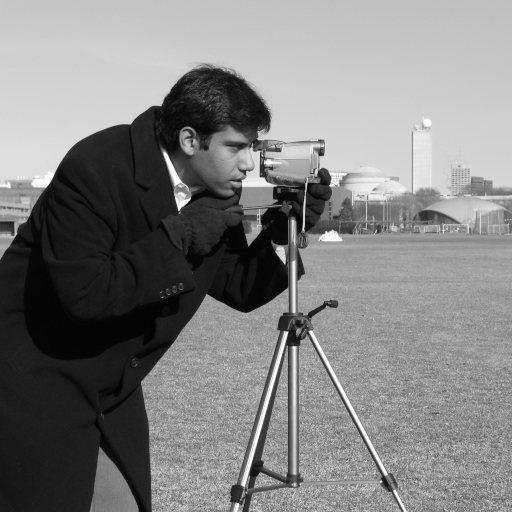
#> input picture skimage.data.camera(), 512 x 512 px
$ python bsd300.py
#> lines starting #> are read from the running program, lines starting #| are printed output that depends on the picture
### src/python/data_input.py
import numpy as np
from skimage import data, color, img_as_float

def load_image():
    img = data.camera()              # standard test image
#> img is the input picture: shape (512, 512); min 0, max 255, mean 129.1
    img = img_as_float(img)
    return img

### src/python/baseline_pseudoinverse.py
import numpy as np
from numpy.linalg import svd

def build_convolution_matrix(kernel, patch_size):
#> called with kernel = array of shape (9, 9), patch_size = 16
    k = kernel.shape[0]
#> k = 9
    p = patch_size
    A = np.zeros((p*p, p*p))

    pad = k // 2
#> pad = 4
    kernel_padded = np.zeros((p, p))
    kernel_padded[:k, :k] = kernel

    for i in range(p*p):
        basis = np.zeros((p, p))
        basis.flat[i] = 1.0
        conv = np.fft.ifft2(
            np.fft.fft2(basis) * np.fft.fft2(kernel_padded)
        ).real
        A[:, i] = conv.flatten()

    return A

def pseudoinverse_reconstruction(A, y):
    U, S, Vt = svd(A, full_matrices=False)
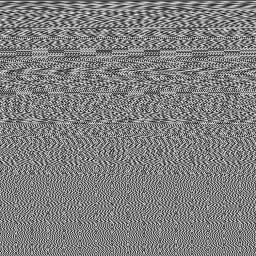
#> Vt: shape (256, 256) float64; min -0.177, max 0.177, mean -0.000244; drawn with min black and max white
#> S = 256 values, max 1 at index 0, min 1.9e-05 at index 255, mean 0.0434
    S_inv = np.diag(1 / S)
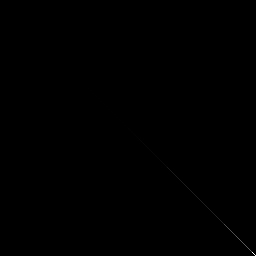
#> S_inv: shape (256, 256) float64; min 0, max 52602.1, mean 17.3; drawn with min black and max white
    x_hat = Vt.T @ S_inv @ U.T @ y
#> x_hat = 256 values, max 204.5 at index 53, min -212.3 at index 227, mean 0.835
    return x_hat, S

from data_input import load_image
from forward_model import forward_blur
from baseline_pseudoinverse import build_convolution_matrix, pseudoinverse_reconstruction

img = load_image()
patch = img[100:116, 100:116]   # 16×16 patch

y_img, kernel = forward_blur(patch)
A = build_convolution_matrix(kernel, patch.shape[0])

x_hat, singular_values = pseudoinverse_reconstruction(A, y_img.flatten())
#> singular_values has the same summary as S in pseudoinverse_reconstruction

### src/python/bsds300_loader.py
import os
import numpy as np
from skimage import io, img_as_float

def load_random_patch(bsds_path, patch_size=16):
#> called with patch_size = 16
    files = [f for f in os.listdir(bsds_path) if f.endswith(('.jpg', '.png'))]
    img_file = np.random.choice(files)

    img = img_as_float(io.imread(os.path.join(bsds_path, img_file), as_gray=True))
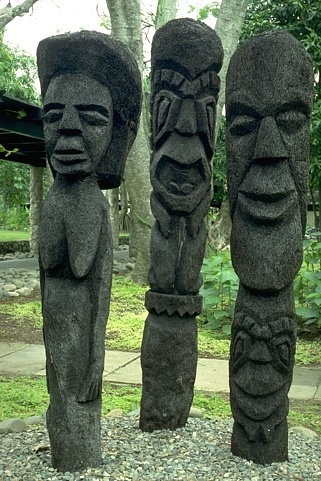
#> input picture data/BSDS300/images/test/101085.jpg, 321 x 481 px, found by its file name
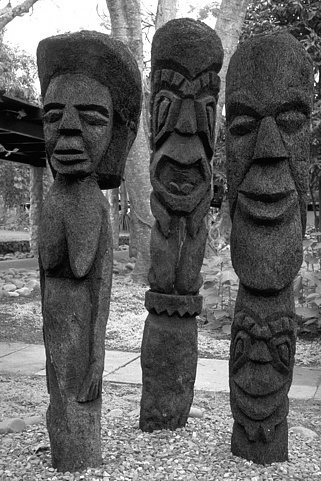
#> img: shape (481, 321) float64; min 0, max 1, mean 0.384
    h, w = img.shape
#> h = 481; w = 321

    i = np.random.randint(0, h - patch_size)
#> i = 107
    j = np.random.randint(0, w - patch_size)
#> j = 7

    return img[i:i+patch_size, j:j+patch_size]

### src/python/tikhonov.py
import numpy as np

def tikhonov_reconstruction(A, y, lam):
    """
    Solves Tikhonov-regularized inverse problem:
        min ||Ax - y||^2 + lam ||x||^2

    Parameters
    ----------
    A : ndarray (m x n)
        Forward operator
    y : ndarray (m,)
        Observed data
    lam : float
        Regularization parameter (lambda)

    Returns
    -------
    x_lam : ndarray (n,)
        Regularized reconstruction
    """
    n = A.shape[1]
    ATA = A.T @ A
    ATy = A.T @ y

    x_lam = np.linalg.solve(ATA + lam * np.eye(n), ATy)
    return x_lam

### src/python/tikhonov_sweep.py
import numpy as np
from tikhonov import tikhonov_reconstruction

def sweep_lambda(A, y, x_true, lambdas):
    residual_norms = []
    solution_norms = []
    errors = []

    for lam in lambdas:
        x_lam = tikhonov_reconstruction(A, y, lam)

        residual_norms.append(np.linalg.norm(A @ x_lam - y))
        solution_norms.append(np.linalg.norm(x_lam))
        errors.append(np.linalg.norm(x_lam - x_true))

    return residual_norms, solution_norms, errors

### src/python/tsvd.py
import numpy as np

def tsvd_reconstruction(U, S, Vt, y, k):
    Uk = U[:, :k]
    Sk = S[:k]
    Vk = Vt[:k, :]

    x_k = Vk.T @ np.diag(1 / Sk) @ Uk.T @ y
    return x_k

### src/python/diagnostic_packager.py
import numpy as np

def package_diagnostics(
    singular_values,
    condition_number,
    tikh_errors,
    lambdas,
    tsvd_errors,
    ks
):
    """
    Packages inverse-problem diagnostics for LLM reasoning.
    """

    diagnostics = {}

    # Spectral diagnostics
    diagnostics["condition_number"] = float(condition_number)
    diagnostics["spectral_decay_ratio"] = float(
        singular_values[0] / singular_values[-1]
    )

    # Singular value decay pattern
    decay = np.log10(singular_values + 1e-12)
    diagnostics["singular_decay_trend"] = (
        "rapid" if decay[0] - decay[-1] > 4 else "moderate"
    )

    # Tikhonov diagnostics
    diagnostics["tikhonov"] = {
        "lambdas": lambdas.tolist(),
        "errors": tikh_errors,
        "best_lambda": float(lambdas[np.argmin(tikh_errors)])
    }

    # TSVD diagnostics
    diagnostics["tsvd"] = {
        "ks": list(ks),
        "errors": tsvd_errors,
        "best_k": int(ks[np.argmin(tsvd_errors)])
    }

    return diagnostics

### src/python/forward_model.py
import numpy as np
from scipy.signal import convolve2d

def gaussian_kernel(size=9, sigma=2):
    ax = np.linspace(-(size//2), size//2, size)
    xx, yy = np.meshgrid(ax, ax)
    kernel = np.exp(-(xx**2 + yy**2)/(2*sigma**2))
    kernel /= np.sum(kernel)
    return kernel

def forward_blur(image, noise_std=0.01):
    kernel = gaussian_kernel()
    blurred = convolve2d(image, kernel, mode='same', boundary='symm')
    noisy = blurred + noise_std * np.random.randn(*blurred.shape)
    return noisy, kernel

### src/python/llm_prompt.py
def build_llm_prompt(diagnostics):
    """
    Builds a structured prompt for LLM-based regularization selection.
    """

    prompt = f"""
You are an expert in numerical linear algebra and inverse problems.

You are given diagnostics of an ill-posed linear inverse problem Ax = y.

Diagnostics:
- Condition number: {diagnostics['condition_number']}
- Spectral decay trend: {diagnostics['singular_decay_trend']}
- Spectral decay ratio (sigma_max / sigma_min): {diagnostics['spectral_decay_ratio']}

Tikhonov regularization:
- Candidate lambdas tested
- Best lambda based on reconstruction error: {diagnostics['tikhonov']['best_lambda']}

TSVD regularization:
- Candidate truncation ranks tested
- Best k based on reconstruction error: {diagnostics['tsvd']['best_k']}

Task:
1. Decide which regularization method is more appropriate (Tikhonov or TSVD).
2. Select the corresponding parameter (lambda or k).
3. Justify your choice in terms of spectral stability and noise amplification.

Respond strictly in the following JSON format:

{{
  "method": "tikhonov or tsvd",
  "parameter": numeric_value,
  "justification": "short explanation"
}}
"""
    return prompt

### src/python/bsd300.py
import numpy as np
import matplotlib.pyplot as plt
from bsds300_loader import load_random_patch
from forward_model import forward_blur
from baseline_pseudoinverse import build_convolution_matrix

BSD_PATH = r"C:\Desktop\Sem 4\inverse-problems-regularization\data\BSDS300\images\test"
NUM_PATCHES = 30
PATCH_SIZE = 16

cond_numbers = []
spectra = []

for _ in range(NUM_PATCHES):
    x = load_random_patch(BSD_PATH, PATCH_SIZE)
    y, kernel = forward_blur(x)

    A = build_convolution_matrix(kernel, PATCH_SIZE)
    U, S, Vt = np.linalg.svd(A, full_matrices=False)

    cond_numbers.append(S.max() / S.min())
    spectra.append(S)

print("Mean condition number:", np.mean(cond_numbers))
print("Median condition number:", np.median(cond_numbers))

plt.figure()
for S in spectra:
    plt.semilogy(S, alpha=0.4)
plt.title("Singular value spectra (BSDS300 test patches)")
plt.xlabel("Index")
plt.ylabel("Singular value (log scale)")
plt.grid(True)
plt.show()
#> figure, not shown here; curve peaks at x = 0, y = 1; curve peaks at x = 0, y = 1; curve peaks at x = 0, y = 1

plt.figure()
plt.hist(np.log10(cond_numbers), bins=15)
plt.xlabel("log10(condition number)")
plt.ylabel("Frequency")
plt.title("Condition number distribution (BSDS300)")
plt.grid(True)
plt.show()
#> figure, not shown here; tallest bar 30 high, from x = 4.69 to 4.75

x = load_random_patch(BSD_PATH, PATCH_SIZE)
y, kernel = forward_blur(x)

A = build_convolution_matrix(kernel, PATCH_SIZE)
U, S, Vt = np.linalg.svd(A, full_matrices=False)

x_pinv = Vt.T @ np.diag(1/S) @ U.T @ y.flatten()
#> x_pinv = 256 values, max 284.6 at index 227, min -233.4 at index 211, mean 0.215

plt.figure(figsize=(9,3))
plt.subplot(1,3,1); plt.imshow(x, cmap='gray'); plt.title("Original")
plt.subplot(1,3,2); plt.imshow(y, cmap='gray'); plt.title("Blurred+Noise")
plt.subplot(1,3,3); plt.imshow(x_pinv.reshape(PATCH_SIZE,PATCH_SIZE), cmap='gray')
plt.title("Pseudoinverse")
plt.show()

x = load_random_patch(BSD_PATH, PATCH_SIZE)
y, kernel = forward_blur(x)

A = build_convolution_matrix(kernel, PATCH_SIZE)
U, S, Vt = np.linalg.svd(A, full_matrices=False)

x_pinv = Vt.T @ np.diag(1/S) @ U.T @ y.flatten()
#> x_pinv = 256 values, max 240.4 at index 177, min -215.8 at index 32, mean 0.255

plt.figure(figsize=(9,3))
plt.subplot(1,3,1); plt.imshow(x, cmap='gray'); plt.title("Original")
plt.subplot(1,3,2); plt.imshow(y, cmap='gray'); plt.title("Blurred+Noise")
plt.subplot(1,3,3); plt.imshow(x_pinv.reshape(PATCH_SIZE,PATCH_SIZE), cmap='gray')
plt.title("Pseudoinverse")
plt.show()

from tikhonov import tikhonov_reconstruction

x_tikh = tikhonov_reconstruction(A, y.flatten(), lam=1e-2)
#> in tikhonov_reconstruction, `ATA = A.T @ A`:
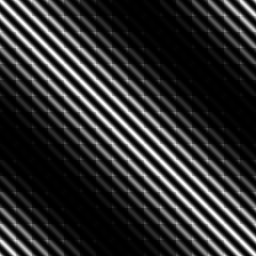
#> ATA: shape (256, 256) float64; min 2.33e-06, max 0.0218, mean 0.00391; drawn with min black and max white
#> in tikhonov_reconstruction, `ATy = A.T @ y`: ATy = 256 values, max 0.365 at index 142, min 0.172 at index 229, mean 0.255
#> in tikhonov_reconstruction, `x_lam = np.linalg.solve(ATA + lam * np.eye(n), ATy)`: x_lam = 256 values, max 0.603 at index 173, min -0.0848 at index 218, mean 0.252
#> x_tikh has the same summary as x_lam in tikhonov_reconstruction


import matplotlib.pyplot as plt
import numpy as np
from tikhonov_sweep import sweep_lambda

lambdas = np.logspace(-6, 1, 30)
res, sol, err = sweep_lambda(A, y.flatten(), x.flatten(), lambdas)
#> after the loop in sweep_lambda, `for lam in lambdas:`: errors = 30 values, max 53.37 at index 0, min 2.29 at index 22, mean 14.06; residual_norms = 30 values from 0.1 to 3.91; solution_norms = 30 values, max 53.64 at index 0, min 0.38 at index 29, mean 14.42
#> res = 30 values from 0.1 to 3.91; sol has the same summary as solution_norms in sweep_lambda; err has the same summary as errors in sweep_lambda

plt.figure()
plt.loglog(res, sol, '-o')
plt.xlabel("||Ax - y||")
plt.ylabel("||x||")
plt.title("L-curve (Tikhonov)")
plt.grid(True)
plt.show()
#> figure, not shown here; curve peaks at x = 0.1, y = 53.64

plt.figure()
plt.semilogx(lambdas, err, '-o')
plt.xlabel("λ")
plt.ylabel("Reconstruction error")
plt.title("Error vs λ (Tikhonov)")
plt.grid(True)
plt.show()
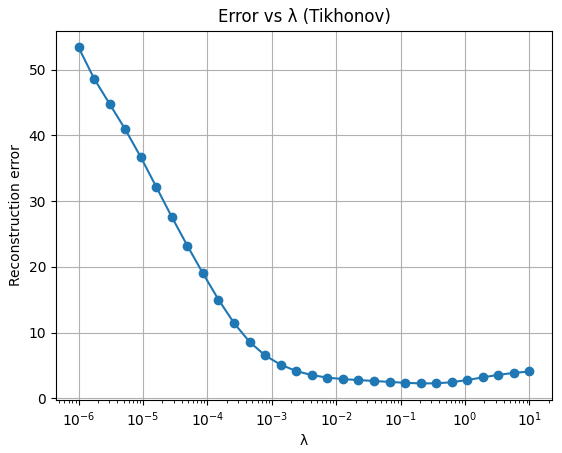
#> figure drawn by matplotlib, 1 panel; curve peaks at x = 1e-06, y = 53.37

from tsvd import tsvd_reconstruction

ks = range(1, len(S))
errors_tsvd = []

for k in ks:
    x_k = tsvd_reconstruction(U, S, Vt, y.flatten(), k)
    errors_tsvd.append(np.linalg.norm(x_k - x.flatten()))
#> this loop made 255 passes
#> Sk in tsvd_reconstruction on passes 1 to 3: [1], [1, 0.763], [1, 0.763, 0.763]
#> after the loop, errors_tsvd = 255 values, max 1553.2 at index 254, min 1.44 at index 2, mean 191.4

plt.figure()
plt.plot(ks, errors_tsvd)
plt.xlabel("Truncation rank k")
plt.ylabel("Reconstruction error")
plt.title("Error vs k (TSVD)")
plt.grid(True)
plt.show()
#> figure, not shown here; curve peaks at x = 255, y = 1553.2

plt.figure(figsize=(12,3))

plt.subplot(1,4,1)
plt.imshow(x.reshape(PATCH_SIZE, PATCH_SIZE), cmap='gray')
plt.title("Original")

plt.subplot(1,4,2)
plt.imshow(x_pinv.reshape(PATCH_SIZE, PATCH_SIZE), cmap='gray')
plt.title("Pseudoinverse")

plt.subplot(1,4,3)
plt.imshow(x_tikh.reshape(PATCH_SIZE, PATCH_SIZE), cmap='gray')
plt.title("Tikhonov")

plt.subplot(1,4,4)
plt.imshow(x_k.reshape(PATCH_SIZE, PATCH_SIZE), cmap='gray')
plt.title("TSVD")

plt.show()
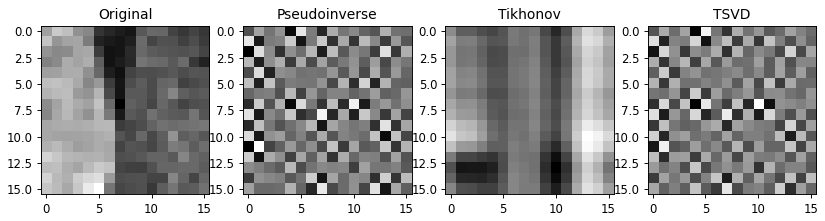
#> figure drawn by matplotlib, 4 panels


#PHASE 3
from diagnostic_packager import package_diagnostics

diagnostics = package_diagnostics(
    singular_values=S,
    condition_number=S.max() / S.min(),
    tikh_errors=err,        # from lambda sweep
    lambdas=lambdas,
    tsvd_errors=errors_tsvd,
    ks=list(ks)
)
#> in package_diagnostics, `decay = np.log10(singular_values + 1e-12)`: decay = 256 values, max 4.34e-13 at index 0, min -4.72 at index 255, mean -2.74
#> diagnostics = 5 items

print(diagnostics)
#> (printed output is left out)


#PHASE 3B
from llm_prompt import build_llm_prompt

prompt = build_llm_prompt(diagnostics)
print(prompt)
